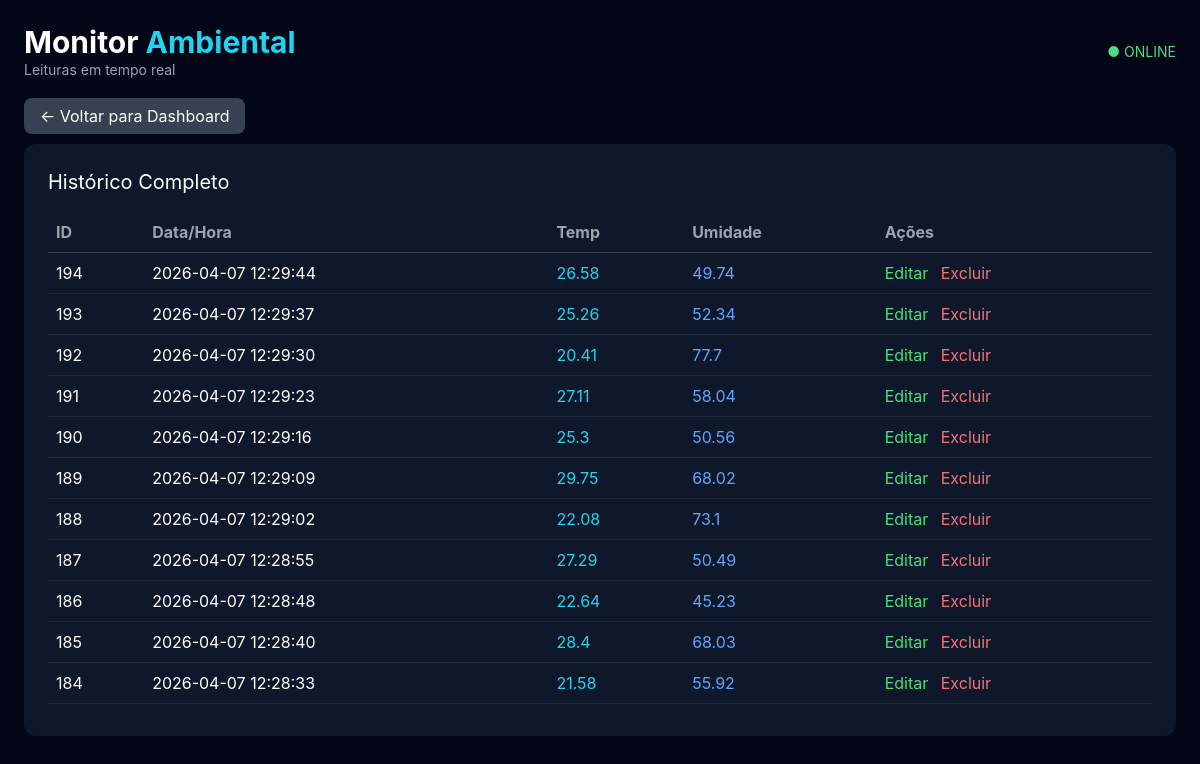
Page /leituras on the earlier database version.
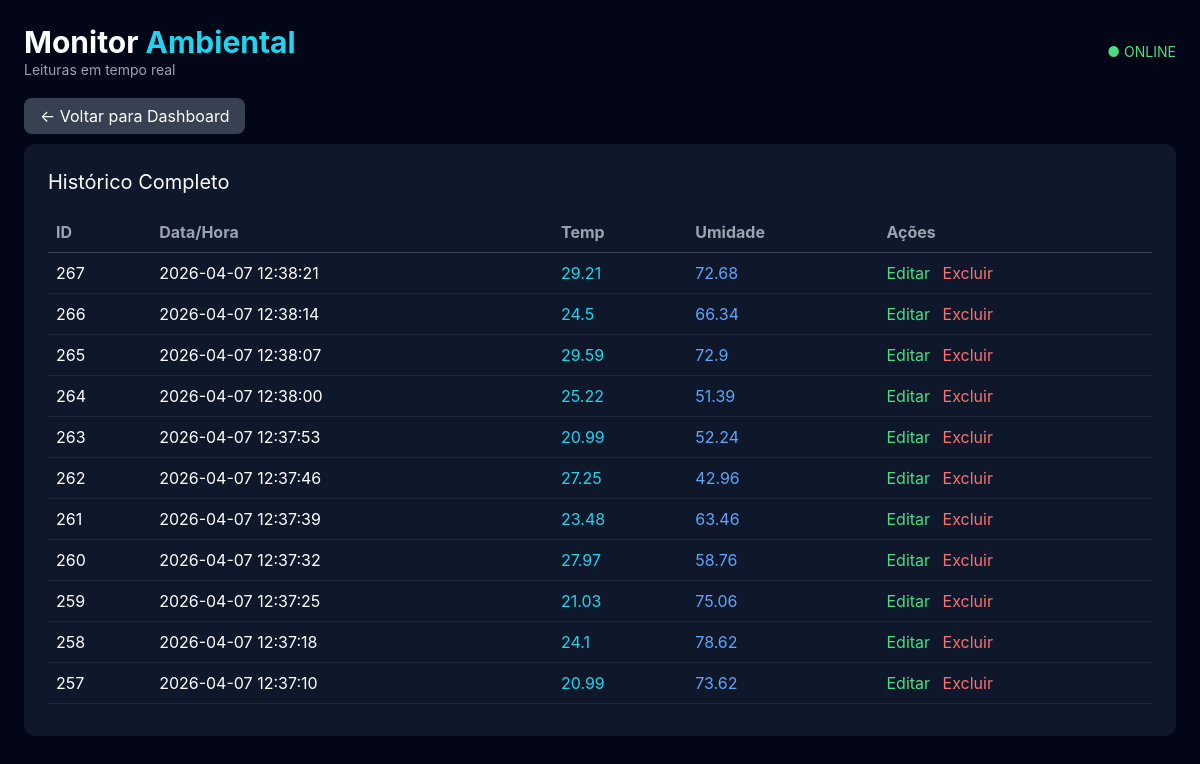
Same page on the later database version.
### tables this page shows
CREATE TABLE leituras (
    id INTEGER PRIMARY KEY AUTOINCREMENT,
    temperatura REAL NOT NULL,
    umidade REAL NOT NULL,
    pressao REAL,
    localizacao TEXT DEFAULT 'Lab',
    timestamp DATETIME DEFAULT (datetime('now','localtime'))
);

### app.py (the view)
@app.route('/leituras')
def historico():
    dados = listar_leituras(50)
    dados = [dict(row) for row in dados]
    return render_template('historico.html', leituras=dados)

### database.py (called while the page is built)
def get_db_connection():
    conn = sqlite3.connect('dados.db', timeout=10)
    conn.execute('PRAGMA journal_mode=WAL')
    conn.execute('PRAGMA busy_timeout=5000')
    conn.row_factory = sqlite3.Row
    return conn

def listar_leituras(limite=50):
    conn = get_db_connection()
    dados = conn.execute(
        "SELECT * FROM leituras ORDER BY timestamp DESC LIMIT ?",
        (limite,)
    ).fetchall()
    conn.close()
    return dados

### templates/historico.html (shortened to what this page needs)
{% extends 'base.html' %}
{% block content %}
<div class="mb-4">
    <a href="/"
       class="bg-gray-700 px-4 py-2 rounded-lg hover:bg-gray-600">
        ← Voltar para Dashboard
    </a>
</div>
<div class="bg-slate-900 p-6 rounded-xl">
    <h2 class="text-xl mb-4">Histórico Completo</h2>
    <div class="overflow-y-auto max-h-[500px]">
        <table class="w-full text-left">
            <thead>
                <tr class="text-gray-400 border-b border-gray-700">
                    <th class="p-2">ID</th>
                    <th class="p-2">Data/Hora</th>
                    <th class="p-2">Temp</th>
                    <th class="p-2">Umidade</th>
                    <th class="p-2">Ações</th>
                </tr>
            </thead>
            <tbody>
                {% for l in leituras %}
                <tr class="border-b border-gray-800 hover:bg-slate-800">
                    <td class="p-2">{{ l.id }}</td>
                    <td class="p-2">{{ l.timestamp }}</td>
                    <td class="p-2 text-cyan-400">{{ l.temperatura }}</td>
                    <td class="p-2 text-blue-400">{{ l.umidade }}</td>
                    <td class="p-2">
                        <a href="/leituras/{{ l.id }}"
                           class="text-green-400 mr-2">Editar</a>
                        <button onclick="deletar({{ l.id }})"
                                class="text-red-400">
                            Excluir
                        </button>
                    </td>
                </tr>
                {% endfor %}
            </tbody>
        </table>
    </div>
</div>
{% endblock %}

Differences in the rows shown:
no longer on this page (row unchanged): leituras: id "194", timestamp "2026-04-07 12:29:44", temperatura "26.58", umidade "49.74"
no longer on this page (row unchanged): leituras: id "193", timestamp "2026-04-07 12:29:37", temperatura "25.26", umidade "52.34"
no longer on this page (row unchanged): leituras: id "192", timestamp "2026-04-07 12:29:30", temperatura "20.41", umidade "77.7"
no longer on this page (row unchanged): leituras: id "191", timestamp "2026-04-07 12:29:23", temperatura "27.11", umidade "58.04"
no longer on this page (row unchanged): leituras: id "190", timestamp "2026-04-07 12:29:16", temperatura "25.3", umidade "50.56"
no longer on this page (row unchanged): leituras: id "189", timestamp "2026-04-07 12:29:09", temperatura "29.75", umidade "68.02"
no longer on this page (row unchanged): leituras: id "188", timestamp "2026-04-07 12:29:02", temperatura "22.08", umidade "73.1"
no longer on this page (row unchanged): leituras: id "187", timestamp "2026-04-07 12:28:55", temperatura "27.29", umidade "50.49"
no longer on this page (row unchanged): leituras: id "186", timestamp "2026-04-07 12:28:48", temperatura "22.64", umidade "45.23"
no longer on this page (row unchanged): leituras: id "185", timestamp "2026-04-07 12:28:40", temperatura "28.4", umidade "68.03"
no longer on this page (row unchanged): leituras: id "184", timestamp "2026-04-07 12:28:33", temperatura "21.58", umidade "55.92"
added leituras: id "267", timestamp "2026-04-07 12:38:21", temperatura "29.21", umidade "72.68"
added leituras: id "266", timestamp "2026-04-07 12:38:14", temperatura "24.5", umidade "66.34"
added leituras: id "265", timestamp "2026-04-07 12:38:07", temperatura "29.59", umidade "72.9"
added leituras: id "264", timestamp "2026-04-07 12:38:00", temperatura "25.22", umidade "51.39"
added leituras: id "263", timestamp "2026-04-07 12:37:53", temperatura "20.99", umidade "52.24"
added leituras: id "262", timestamp "2026-04-07 12:37:46", temperatura "27.25", umidade "42.96"
added leituras: id "261", timestamp "2026-04-07 12:37:39", temperatura "23.48", umidade "63.46"
added leituras: id "260", timestamp "2026-04-07 12:37:32", temperatura "27.97", umidade "58.76"
added leituras: id "259", timestamp "2026-04-07 12:37:25", temperatura "21.03", umidade "75.06"
added leituras: id "258", timestamp "2026-04-07 12:37:18", temperatura "24.1", umidade "78.62"
added leituras: id "257", timestamp "2026-04-07 12:37:10", temperatura "20.99", umidade "73.62"
